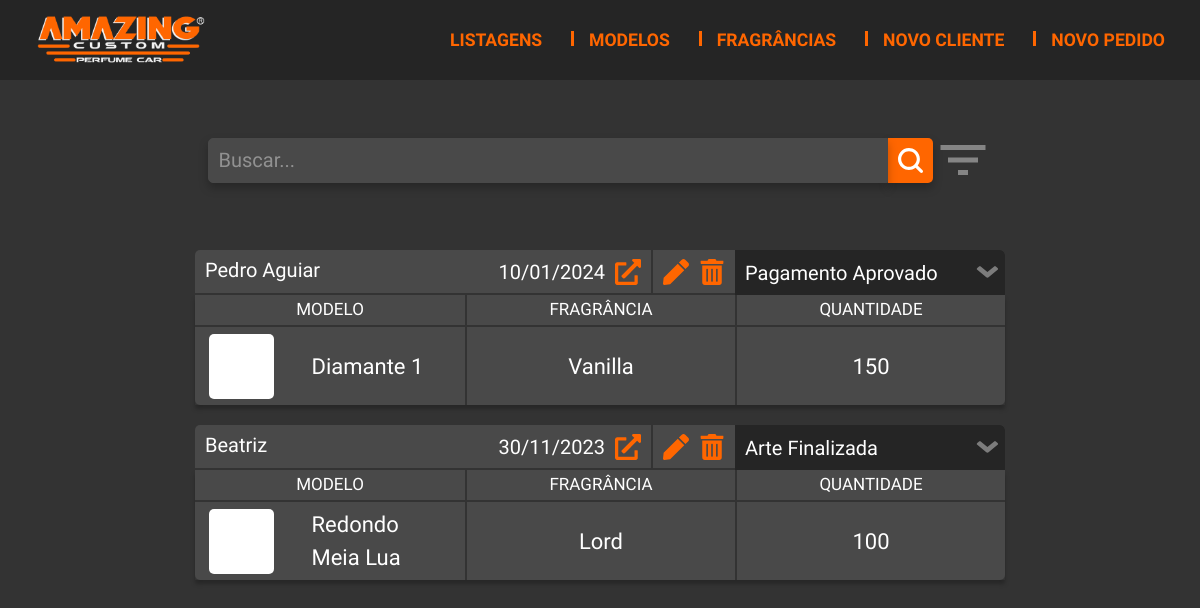
The page /Admin/appAdmin/home.php on the database as committed earlier.
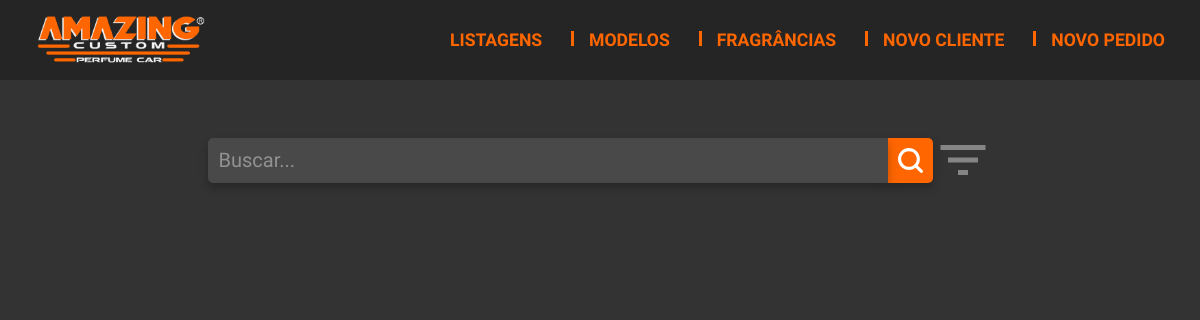
The same page on the database as committed later.
### tables this page shows
create table PEDIDO(
    cod_ped int primary key auto_increment,
    fkcod_cli int,
    frete decimal(8,2) not null,
    valor decimal(8,2) not null,
    data_ped date not null,
    valor_total decimal(8,2) not null,
    estado_pedido int not null
);

create table CLIENTE(
    cod_cli int primary key auto_increment,
    fkcod_endereco int,
    nome varchar(50) not null,
    cod_rastreamento varchar(50) not null,
    tel varchar(40) not null,
    email varchar(100) not null
);

create table PEDIDO_PRODUTO(
    fkcod_ped int,
    fkcod_prod int,
    sub_total decimal(8,2) not null,
    qtd_prod int not null
);

create table MODELO(
    cod_modelo int primary key auto_increment,
    nome_modelo varchar(50) not null,
    valor_modelo decimal(6,2) not null,
    nomeArq_modelo varchar(500) not null
);

create table FRAGRANCIA(
    cod_frag int primary key auto_increment,
    nome_frag varchar(50) not null,
    desc_frag varchar(150)
);

### Admin/appAdmin/home.php (the view, shortened to what this page needs)
<?php
include_once('../components/header.php');
include_once('../../lib/conn.php');
include_once('../components/modalExclusao.php');
  if(isset($_GET["busca__pedido"])){
    $busca = trim(strip_tags($_GET["busca__pedido"]));
    if($busca==""){
      ?>
      <meta http-equiv="refresh" content="0; url=home">
      <?php
    }
    $sql = "SELECT  * FROM pedido p INNER JOIN cliente c INNER JOIN endereco e ON p.fkcod_cli = c.cod_cli AND c.fkcod_endereco = e.cod_endereco WHERE c.nome LIKE '%".$busca."%' ORDER BY cod_ped DESC";
    $stmt = $conn->query($sql);
    $listPeds = $stmt->fetchAll(PDO::FETCH_OBJ);
    }else{
    $sql = "SELECT  * FROM pedido p INNER JOIN cliente c INNER JOIN endereco e ON p.fkcod_cli = c.cod_cli AND c.fkcod_endereco = e.cod_endereco ORDER BY cod_ped DESC";
    $stmt = $conn->query($sql);
    $listPeds = $stmt->fetchAll(PDO::FETCH_OBJ);
  }
  foreach($listPeds as $pedidos){
    $cod = $pedidos->cod_ped;
    $sql = "SELECT * FROM pedido_produto pp INNER JOIN produto p INNER JOIN modelo m INNER JOIN fragrancia f ON pp.fkcod_prod = p.cod_prod AND p.fkcod_frag = f.cod_frag AND p.fkcod_modelo = m.cod_modelo WHERE pp.fkcod_ped = :cod";
    $stmt = $conn->prepare($sql);
    $stmt->bindValue(":cod", $cod);
    $stmt->execute();
    $produtos[$cod] = $stmt->fetchAll(PDO::FETCH_OBJ);
  }
  $subtotal = 0;
?>
<head>
  <link rel="stylesheet" href="../../assets/css/style_rastreamento.css">
  <link rel="stylesheet" href="../assets/css/style_home.css">
</head>
<body>
  <main class="d-flex flex-column align-items-center">
    <div class="search d-flex align-items-center">
      <form class="d-flex">
      <input type="text" name="busca__pedido" id="barraBusca" placeholder="Buscar...">
      <button class="btnBuscar" type="submit">
        <img src="../../assets/img/lupa.svg" alt="">
      </button>
      </form>
      <div class="filtro_listagens">
        <img src="../assets/icons/Filter.svg" class="imgFilter" alt="">
      </div>
    </div>
    <div class="container_pedidos d-flex flex-column">
    <?php
    foreach($listPeds as $pedido){
      foreach($produtos[$pedido->cod_ped] as $produto){
        $subtotal += $produto->sub_total;
      }
      $subtotal= str_replace(".", ",", $subtotal);
      $frete = str_replace(".", ",", $pedido->frete);
      $valorFinal = str_replace(".", ",", $pedido->valor_total);
      $dataFormatada= date("d/m/Y", strtotime($pedido->data_ped));
    ?>
    <div class="card-pedidos">
      <div class="card-header">
        <div class="cabecalho">
          <p class="nomeClie"><abbr title=""><?=$pedido->nome?></abbr></p>
          <div>
            <p class="data"><?=$dataFormatada?></p>
            <div onclick="abrirModalPedido('<?=$pedido->cod_rastreamento?>', '<?=$pedido->nome?>', '<?=$subtotal?>', '<?=$frete?>', '<?=$valorFinal?>', <?=$pedido->estado_pedido?>,' <?=$dataFormatada?>', '<?=$pedido->cep?>','<?=$pedido->logradouro?>', '<?=$pedido->num?>', '<?=$pedido->cidade?>','<?=$pedido->bairro?>','<?=$pedido->complemento == ''? 'Nenhum': $pedido->complemento?>')" >
              <img class="imgData" src="../../assets/img/open.png" alt=""></img>
            </div>
          </div>
        </div>
        <div class="icons">
          <a onclick="editarPed(<?=$pedido->cod_ped?>)">
            <img class="caneta" src="../../Admin/assets/icons/pen.svg" alt="">
          </a>
          <a onclick="abrirModalExcluir(<?=$pedido->cod_ped?>)">
          <img class="lixeira" src="../../Admin/assets/icons/trash-alt.svg" alt=""></img>
          </a>
        </div>
        <form method="post" action="functions/editar/func_edicaoStatus.php?id=<?=$pedido->cod_ped?>">
        <select name="status" id="status" onchange="this.form.submit()">
          <option value="1" <?= $pedido->estado_pedido == 1 ? 'selected' : '' ?>>Pagamento Aprovado</option>
          <option value="2" <?= $pedido->estado_pedido == 2 ? 'selected' : '' ?>>Arte Finalizada</option>
        </select>
        </form>
      </div>
      <div class="card-body">
        <div class="card-title">
          <h3 class="titulo">MODELO</h3>
            <?php
            foreach($produtos[$pedido->cod_ped] as $produto){
            ?>
          <div class="cardInfo">
            <div class="cardInfoInner d-flex justify-content-between align-items-center">
              <div class="imgModelo d-flex align-items-center justify-content-center">
              </div>
              <p class="card-text"><?=$produto->nome_modelo?></p>
            </div>
          </div>
            <?php
            }
            ?>
        </div>
        <div class="card-title">
          <h3 class="titulo">FRAGRÂNCIA</h3>
          <?php
            foreach($produtos[$pedido->cod_ped] as $produto){
            ?>
          <div class="cardInfo">
            <p class="card-text"><?=$produto->nome_frag?></p>
          </div>
            <?php
            }
            ?>
        </div>
        <div class="card-title">
          <h3>QUANTIDADE</h3>
          <?php
            foreach($produtos[$pedido->cod_ped] as $produto){
            ?>
          <div class="cardInfo">
            <p class="card-text"><?=$produto->qtd_prod?></p>
          </div>
            <?php
            }
            ?>
        </div>
      </div>
    </div>
    <?php
    }
    ?>
    </div>
  </main>
</body>

### Admin/components/header.php (shortened to what this page needs)
<!DOCTYPE html>
<html lang="pt-br">
<head>
  <link href="https://cdn.jsdelivr.net/npm/bootstrap@5.3.1/dist/css/bootstrap.min.css" rel="stylesheet">
  <link rel="stylesheet" href="../../assets/css/style.css">
  <link rel="stylesheet" href="../assets/css/style_admin.css">
</head>
<body>
  <header class="d-flex align-items-center justify-content-end">
    <div class="menu d-flex align-items-center">
      <a href="../appAdmin/home.php">
        <img src="../../assets/img/Logo.png" alt="Logo" class="logo">
      </a>
      <nav>
        <ul class="nav_items d-flex justify-content-between p-0">
          <li><a href="../appAdmin/home.php" class="item">Listagens</a></li>
          <li><a href="../appAdmin/cadModelo.php" class="item">Modelos</a></li>
          <li><a href="../appAdmin/cadFragrancia.php" class="item">Fragrâncias</a></li>
          <li><a href="../appAdmin/cadCliente.php" class="item">Novo Cliente</a></li>
          <li><a href="../appAdmin/cadPedido.php" class="item">Novo Pedido</a></li>
        </ul>
      </nav>
    </div>
  </header>
</body>
</html>

### Admin/components/modalExclusao.php (shortened to what this page needs)
<head>
  <link rel="stylesheet" href="../assets/css/style_admin.css">
</head>

### assets/css/style.css (style rules this page uses)
:root { --primary-color : rgb(255, 102, 0); --secondary-color : rgb(255, 255, 161); --tertiary-color : rgba(226, 90, 0, 0.74); --background-color: rgb(51, 51, 51); --first-grayscale : rgb(37, 37, 37); --second-grayscale: rgb(73, 73, 73); --light-color : rgba(255, 255, 255, 1); --input-color : rgba(255, 255, 255, 0.4); --bg-input-color : rgba(0, 0, 0, 0.425); }
* { margin: 0; padding: 0; font-family: "Lexend", sans-serif; }
body { width: 100%; height: 100%; display: flex; flex-direction: column; align-items: center; justify-content: space-between; background: var(--background-color); }
input, select, textarea { padding: 5px 10px; border: none; border-radius: 5px; height: 40px; outline: none; font-family: "Mukta", sans-serif; font-size: 1.25rem; box-shadow: 0px 5px 10px 0px rgba(0, 0, 0, 0.25); background: var(--second-grayscale); color: var(--light-color); }
header { padding: 15px 35px; width: 100%; background: var(--first-grayscale); }
.menu { width: 100%; display: flex; justify-content: space-between; }
.logo { height: 50px; }
abbr[title] { text-decoration: none; cursor: pointer; }
option { font-family: "Mukta", sans-serif; }
select { appearance: none; -webkit-appearance: none; -moz-appearance: none; background-image: url("../../Admin/assets/icons/angle-down.svg"); background-position: 100%; background-size: 35px; background-repeat: no-repeat; }

### Admin/assets/css/style_admin.css (style rules this page uses)
.nav_items { margin: 0; width: 715px; }
.nav_items li { list-style: none; }
.nav_items li .item { font-size: 1.1rem; font-weight: 600; text-decoration: none; text-transform: uppercase; color: var(--primary-color); transition: 0.5s; }
.nav_items li:nth-child(1n+2) .item::before { content: ""; display: inline-block; margin: 0 15px; width: 3px; height: 15px; background: var(--primary-color); }

### assets/css/style_rastreamento.css (style rules this page uses)
main { margin: 0 40px; display: flex; flex-direction: column; }
.filtro_listagens { position: relative; }
.imgFilter { cursor: pointer; }
.container_pedidos { margin-bottom: 70px; }
.card-pedidos { margin: 10px; }
.nomeClie { margin: 5px 0; width: 250px; font-size: 20px; white-space: nowrap; overflow: hidden; text-overflow: ellipsis; }
.data { margin: 0; font-size: 20px; }
.imgData { position: relative; margin-left: 10px; cursor: pointer; }
.card-body { display: flex; width: 100%; min-height: 75px; justify-content: space-between; padding: 0; box-shadow: 0px 4px 4px rgba(0, 0, 0, 0.25); }
.card-header { height: 45px; width: 100%; display: flex; background-color: var(--second-grayscale); color: var(--light-color); padding: 0; border-radius: 5px 5px 0 0!important; }
.card-header .cabecalho { padding: 0 10px; width: 67%; display: flex; justify-content: space-between; border-bottom: 2px solid var(--background-color); }
.card-header .cabecalho div { display: flex; align-items: center; }
.card-title { color: var(--light-color); width: 270px; background-color: var(--second-grayscale); margin: 0; text-align: center; }
.card-title h3 { height: 30px; line-height: 1.7; font-size: 17px; margin: 0; }
.titulo { margin:0; }
.card-title:nth-child(1) { border-radius: 0 0 0 5px; }
.card-title:nth-child(2) { border-left: 2px solid var(--background-color); }
.card-title:nth-child(3) { border-radius: 0 0 5px 0 ; border-left: 2px solid var(--background-color); }
.card-text { color: var(--light-color); font-size: 22px; }
.cardInfo { display: flex; justify-content: center; align-items: center; height: 80px; border-top: 2px solid var(--background-color); }
.cardInfoInner { width: 90%; }
.imgModelo { border-radius: 5px; padding: 10px; height: 65px; width: 65px; background-color: #ffff; }
.cardInfoInner p { text-align: start; width: 140px; }

Rows that differ between the two databases and show on the page:
removed pedido: fkcod_cli.nome "Pedro Aguiar", data_ped "10/01/2024", status "Pagamento Aprovado"
removed pedido_produto: modelo.nome_modelo "Diamante 1", fragrancia.nome_frag "Vanilla", qtd_prod "150"
removed pedido: fkcod_cli.nome "Beatriz", data_ped "30/11/2023", status "Arte Finalizada"
removed pedido_produto: modelo.nome_modelo "Redondo Meia Lua", fragrancia.nome_frag "Lord", qtd_prod "100"
